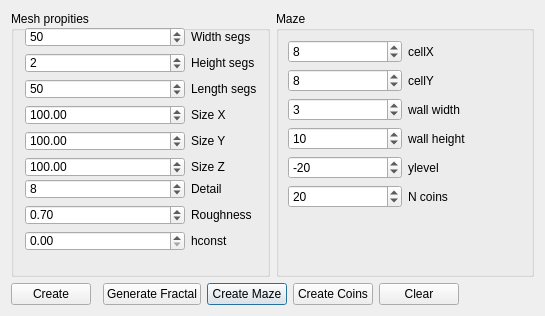
<?xml version="1.0" encoding="UTF-8"?>
<ui version="4.0">
 <class>TerrainDlg</class>
 <widget class="QDialog" name="TerrainDlg">
  <property name="geometry">
   <rect>
    <x>0</x>
    <y>0</y>
    <width>545</width>
    <height>316</height>
   </rect>
  </property>
  <property name="windowTitle">
   <string>Dialog</string>
  </property>
  <layout class="QGridLayout" name="gridLayout_2">
   <item row="0" column="0" colspan="7">
    <layout class="QHBoxLayout" name="horizontalLayout">
     <item>
      <widget class="QGroupBox" name="groupBox_2">
       <property name="title">
        <string>Mesh propities</string>
       </property>
       <widget class="QDoubleSpinBox" name="SizeX">
        <property name="geometry">
         <rect>
          <x>14</x>
          <y>94</y>
          <width>160</width>
          <height>20</height>
         </rect>
        </property>
        <property name="maximum">
         <double>1000000.000000000000000</double>
        </property>
        <property name="value">
         <double>100.000000000000000</double>
        </property>
       </widget>
       <widget class="QSpinBox" name="HeightSegs">
        <property name="geometry">
         <rect>
          <x>14</x>
          <y>42</y>
          <width>160</width>
          <height>20</height>
         </rect>
        </property>
        <property name="maximum">
         <number>100000</number>
        </property>
        <property name="value">
         <number>2</number>
        </property>
       </widget>
       <widget class="QLabel" name="label">
        <property name="geometry">
         <rect>
          <x>180</x>
          <y>16</y>
          <width>161</width>
          <height>20</height>
         </rect>
        </property>
        <property name="text">
         <string>Width segs </string>
        </property>
       </widget>
       <widget class="QDoubleSpinBox" name="SizeY">
        <property name="geometry">
         <rect>
          <x>14</x>
          <y>120</y>
          <width>160</width>
          <height>20</height>
         </rect>
        </property>
        <property name="maximum">
         <double>1000000.000000000000000</double>
        </property>
        <property name="value">
         <double>100.000000000000000</double>
        </property>
       </widget>
       <widget class="QLabel" name="label_4">
        <property name="geometry">
         <rect>
          <x>180</x>
          <y>94</y>
          <width>161</width>
          <height>20</height>
         </rect>
        </property>
        <property name="text">
         <string>Size X</string>
        </property>
       </widget>
       <widget class="QLabel" name="label_3">
        <property name="geometry">
         <rect>
          <x>180</x>
          <y>68</y>
          <width>161</width>
          <height>20</height>
         </rect>
        </property>
        <property name="text">
         <string>Length segs </string>
        </property>
       </widget>
       <widget class="QSpinBox" name="widthSegs">
        <property name="geometry">
         <rect>
          <x>14</x>
          <y>16</y>
          <width>160</width>
          <height>20</height>
         </rect>
        </property>
        <property name="maximum">
         <number>100000</number>
        </property>
        <property name="value">
         <number>50</number>
        </property>
        <property name="displayIntegerBase">
         <number>10</number>
        </property>
       </widget>
       <widget class="QSpinBox" name="LengthSegs">
        <property name="geometry">
         <rect>
          <x>14</x>
          <y>68</y>
          <width>160</width>
          <height>20</height>
         </rect>
        </property>
        <property name="maximum">
         <number>100000</number>
        </property>
        <property name="value">
         <number>50</number>
        </property>
       </widget>
       <widget class="QLabel" name="label_2">
        <property name="geometry">
         <rect>
          <x>180</x>
          <y>42</y>
          <width>161</width>
          <height>20</height>
         </rect>
        </property>
        <property name="text">
         <string>Height segs </string>
        </property>
       </widget>
       <widget class="QDoubleSpinBox" name="SizeZ">
        <property name="geometry">
         <rect>
          <x>14</x>
          <y>146</y>
          <width>160</width>
          <height>20</height>
         </rect>
        </property>
        <property name="maximum">
         <double>1000000.000000000000000</double>
        </property>
        <property name="value">
         <double>100.000000000000000</double>
        </property>
       </widget>
       <widget class="QLabel" name="label_5">
        <property name="geometry">
         <rect>
          <x>180</x>
          <y>120</y>
          <width>161</width>
          <height>20</height>
         </rect>
        </property>
        <property name="text">
         <string>Size Y</string>
        </property>
       </widget>
       <widget class="QLabel" name="label_6">
        <property name="geometry">
         <rect>
          <x>180</x>
          <y>146</y>
          <width>161</width>
          <height>20</height>
         </rect>
        </property>
        <property name="text">
         <string>Size Z</string>
        </property>
       </widget>
       <widget class="QLabel" name="label_10">
        <property name="geometry">
         <rect>
          <x>180</x>
          <y>220</y>
          <width>161</width>
          <height>20</height>
         </rect>
        </property>
        <property name="text">
         <string>hconst</string>
        </property>
       </widget>
       <widget class="QDoubleSpinBox" name="hconst">
        <property name="geometry">
         <rect>
          <x>14</x>
          <y>220</y>
          <width>160</width>
          <height>20</height>
         </rect>
        </property>
        <property name="maximum">
         <double>100000.000000000000000</double>
        </property>
       </widget>
       <widget class="QLabel" name="label_9">
        <property name="geometry">
         <rect>
          <x>180</x>
          <y>168</y>
          <width>161</width>
          <height>20</height>
         </rect>
        </property>
        <property name="text">
         <string>Detail</string>
        </property>
       </widget>
       <widget class="QSpinBox" name="detail">
        <property name="geometry">
         <rect>
          <x>14</x>
          <y>168</y>
          <width>160</width>
          <height>20</height>
         </rect>
        </property>
        <property name="maximum">
         <number>1111</number>
        </property>
        <property name="value">
         <number>8</number>
        </property>
       </widget>
       <widget class="QDoubleSpinBox" name="Roughness">
        <property name="geometry">
         <rect>
          <x>14</x>
          <y>194</y>
          <width>160</width>
          <height>20</height>
         </rect>
        </property>
        <property name="maximum">
         <double>9911.989999999999782</double>
        </property>
        <property name="value">
         <double>0.700000000000000</double>
        </property>
       </widget>
       <widget class="QLabel" name="label_8">
        <property name="geometry">
         <rect>
          <x>180</x>
          <y>194</y>
          <width>161</width>
          <height>20</height>
         </rect>
        </property>
        <property name="text">
         <string>Roughness</string>
        </property>
       </widget>
      </widget>
     </item>
     <item>
      <widget class="QGroupBox" name="groupBox">
       <property name="title">
        <string>Maze</string>
       </property>
       <layout class="QGridLayout" name="gridLayout">
        <item row="2" column="1">
         <widget class="QLabel" name="label_13">
          <property name="text">
           <string>wall width</string>
          </property>
         </widget>
        </item>
        <item row="6" column="0">
         <spacer name="verticalSpacer">
          <property name="orientation">
           <enum>Qt::Vertical</enum>
          </property>
          <property name="sizeHint" stdset="0">
           <size>
            <width>20</width>
            <height>40</height>
           </size>
          </property>
         </spacer>
        </item>
        <item row="1" column="1">
         <widget class="QLabel" name="label_12">
          <property name="text">
           <string>cellY</string>
          </property>
         </widget>
        </item>
        <item row="1" column="0">
         <widget class="QSpinBox" name="cellsY">
          <property name="value">
           <number>8</number>
          </property>
         </widget>
        </item>
        <item row="0" column="1">
         <widget class="QLabel" name="label_11">
          <property name="text">
           <string>cellX</string>
          </property>
         </widget>
        </item>
        <item row="0" column="0">
         <widget class="QSpinBox" name="cellsX">
          <property name="value">
           <number>8</number>
          </property>
         </widget>
        </item>
        <item row="3" column="0">
         <widget class="QSpinBox" name="wall_height">
          <property name="maximum">
           <number>1000</number>
          </property>
          <property name="value">
           <number>10</number>
          </property>
         </widget>
        </item>
        <item row="2" column="0">
         <widget class="QSpinBox" name="wall_width">
          <property name="value">
           <number>3</number>
          </property>
         </widget>
        </item>
        <item row="3" column="1">
         <widget class="QLabel" name="label_7">
          <property name="text">
           <string>wall height</string>
          </property>
         </widget>
        </item>
        <item row="4" column="0">
         <widget class="QSpinBox" name="ylevel">
          <property name="minimum">
           <number>-1000</number>
          </property>
          <property name="maximum">
           <number>10000</number>
          </property>
          <property name="value">
           <number>-20</number>
          </property>
         </widget>
        </item>
        <item row="4" column="1">
         <widget class="QLabel" name="label_14">
          <property name="text">
           <string>ylevel</string>
          </property>
         </widget>
        </item>
        <item row="5" column="0">
         <widget class="QSpinBox" name="Ncoins">
          <property name="maximum">
           <number>1000</number>
          </property>
          <property name="value">
           <number>20</number>
          </property>
         </widget>
        </item>
        <item row="5" column="1">
         <widget class="QLabel" name="label_15">
          <property name="text">
           <string>N coins</string>
          </property>
         </widget>
        </item>
       </layout>
      </widget>
     </item>
    </layout>
   </item>
   <item row="1" column="3">
    <widget class="QPushButton" name="generateMaze">
     <property name="text">
      <string>Create Maze</string>
     </property>
    </widget>
   </item>
   <item row="1" column="4">
    <widget class="QPushButton" name="genCoins">
     <property name="text">
      <string>Create Coins</string>
     </property>
    </widget>
   </item>
   <item row="1" column="2">
    <widget class="QPushButton" name="generateButton">
     <property name="text">
      <string>Generate Fractal</string>
     </property>
    </widget>
   </item>
   <item row="1" column="6">
    <spacer name="horizontalSpacer">
     <property name="orientation">
      <enum>Qt::Horizontal</enum>
     </property>
     <property name="sizeHint" stdset="0">
      <size>
       <width>180</width>
       <height>20</height>
      </size>
     </property>
    </spacer>
   </item>
   <item row="1" column="0">
    <widget class="QPushButton" name="createButton">
     <property name="text">
      <string>Create</string>
     </property>
    </widget>
   </item>
   <item row="1" column="5">
    <widget class="QPushButton" name="clear">
     <property name="text">
      <string>Clear</string>
     </property>
    </widget>
   </item>
  </layout>
 </widget>
 <resources/>
 <connections/>
</ui>
